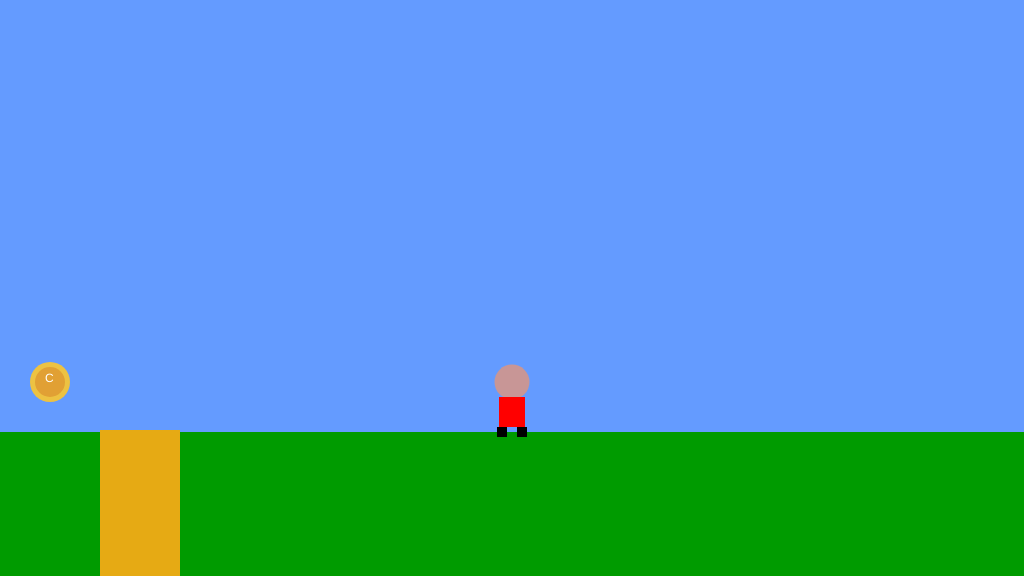
Frame 1 (no input)
Frame 60 (no input): identical to frame 1, image omitted
Frame 120 (the mouse pressed at the canvas centre since frame 60): identical to frame 1, image omitted

The p5.js sketch that drew this single still picture (run headless with seeded random() and noise() and a simulated clock; from frame 60 on, the mouse is pressed at the canvas centre):

// p5.js sketch
// ── sketch.js
/*

The Game Project

Week 3

Game interaction

*/

var gameChar_x;
var gameChar_y;
var floorPos_y;

var isLeft;
var isRight;
var isPlummeting;

var isFalling;

var collectable;

function setup() {
  createCanvas(1024, 576);
  floorPos_y = (height * 3) / 4;
  gameChar_x = width / 2;
  gameChar_y = floorPos_y;

  isLeft = false;
  isRight = false;
  isFalling = false;
  isPlummeting = false;

  collectable = { x_pos: 100, y_pos: floorPos_y, size: 50, isFound: false };

  canyon = { x_pos: 0, width: 100 };
}

function draw() {
  ///////////DRAWING CODE//////////

  background(100, 155, 255); //fill the sky blue

  noStroke();
  fill(0, 155, 0);
  rect(0, floorPos_y, width, height - floorPos_y); //draw some green ground

  // Collectable
  if (dist(gameChar_x, gameChar_y, collectable.x_pos, collectable.y_pos) < 5) {
    collectable.isFound = true;
  }

  if (collectable.isFound == false) {
    fill(237, 194, 66);
    ellipse(
      collectable.x_pos - 50,
      collectable.y_pos - collectable.size,
      collectable.size - 10,
      collectable.size - 10
    );
    fill(225, 160, 52);

    ellipse(
      collectable.x_pos - 50,
      collectable.y_pos - collectable.size,
      collectable.size - 20,
      collectable.size - 20
    );
    fill(255, 255, 255);
    text("C", collectable.x_pos - 55, collectable.y_pos - collectable.size);
  }

  // Draw the canyon
  fill(230, 170, 20);
  rect(canyon.x_pos + canyon.width, 430, 80, 150);

  if (gameChar_x < 162 && gameChar_x > 100) {
    isPlummeting = true;
    console.log("Down the canyon");
    gameChar_y += 10;
  } else {
    isPlummeting = false;
    if (gameChar_y > floorPos_y) {
      gameChar_y = floorPos_y;
    }
  }

  // The game character
  if (isLeft && isFalling) {
    // add your jumping-left code
  } else if (isRight && isFalling) {
    // add your jumping-right code
  } else if (isLeft) {
    // add your walking left code
    // The head
    fill(200, 150, 150);
    ellipse(gameChar_x, gameChar_y - 50, 25);

    // The body
    fill(255, 0, 0);
    rect(gameChar_x - 9, gameChar_y - 38, 18, 30);

    // The Legs
    fill(0);
    rect(gameChar_x - 5, gameChar_y - 7, 10, 10);

    // The arms
    fill(200, 150, 150);
    rect(gameChar_x - 12, gameChar_y - 30, 10, 10);
  } else if (isRight) {
    // add your walking right code
    // The head
    fill(200, 150, 150);
    ellipse(gameChar_x, gameChar_y - 50, 25);

    // The body
    fill(255, 0, 0);
    rect(gameChar_x - 9, gameChar_y - 38, 18, 30);

    // The Legs
    fill(0);
    rect(gameChar_x - 5, gameChar_y - 7, 10, 10);

    // The arms
    fill(200, 150, 150);
    rect(gameChar_x + 4, gameChar_y - 30, 10, 10);
  } else if (isFalling || isPlummeting) {
    // add your jumping facing forwards code
    // The head
    fill(200, 150, 150);
    ellipse(gameChar_x, gameChar_y - 50, 35);

    // The body
    fill(255, 0, 0);
    rect(gameChar_x - 13, gameChar_y - 35, 26, 30);

    // The Legs
    fill(0);
    rect(gameChar_x - 15, gameChar_y - 5, 10, 10);
    rect(gameChar_x + 5, gameChar_y - 5, 10, 10);

    // The arms
    fill(200, 150, 150);
    rect(gameChar_x + 12, gameChar_y - 30, 10, 10);
    rect(gameChar_x - 22, gameChar_y - 30, 10, 10);
  } else {
    // add your standing front facing code
    // The head
    fill(200, 150, 150);
    ellipse(gameChar_x, gameChar_y - 50, 35);

    // The body
    fill(255, 0, 0);
    rect(gameChar_x - 13, gameChar_y - 35, 26, 30);

    // The Legs
    fill(0);
    rect(gameChar_x - 15, gameChar_y - 5, 10, 10);
    rect(gameChar_x + 5, gameChar_y - 5, 10, 10);
  }

  ///////////INTERACTION CODE//////////
  //Put conditional statements to move the game character below here
  if (isLeft == true) {
    gameChar_x -= 5;
  }

  if (isRight == true) {
    gameChar_x += 5;
  }

  if (gameChar_y < floorPos_y) {
    gameChar_y += 5;
    isFalling = true;
  } else {
    isFalling = false;
  }
}

function keyPressed() {
  // if statements to control the animation of the character when
  // keys are pressed.

  //open up the console to see how these work
  console.log("keyPressed: " + key);
  console.log("keyPressed: " + keyCode);

  if (!isPlummeting) {
    if (keyCode == 37) {
      console.log("Left arrow");
      console.log(gameChar_x);
      console.log(`isPlummeting: ${isPlummeting}`);
      isLeft = true;
    } else if (keyCode == 39) {
      console.log("Right Arrow");
      isRight = true;
      console.log(`isPlummeting: ${isPlummeting}`);
    }
    // Prevent the character from double jumping
    else if (keyCode == 87 || keyCode == 38 || keyCode == 32) {
      if (!isFalling && !isPlummeting) {
        gameChar_y -= 100;
      }
    }
  }
}

function keyReleased() {
  // if statements to control the animation of the character when
  // keys are released.

  console.log("keyReleased: " + key);
  console.log("keyReleased: " + keyCode);

  if (keyCode == 37) {
    isLeft = false;
  } else if (keyCode == 39) {
    console.log("Right Arrow");
    isRight = false;
  }
}
